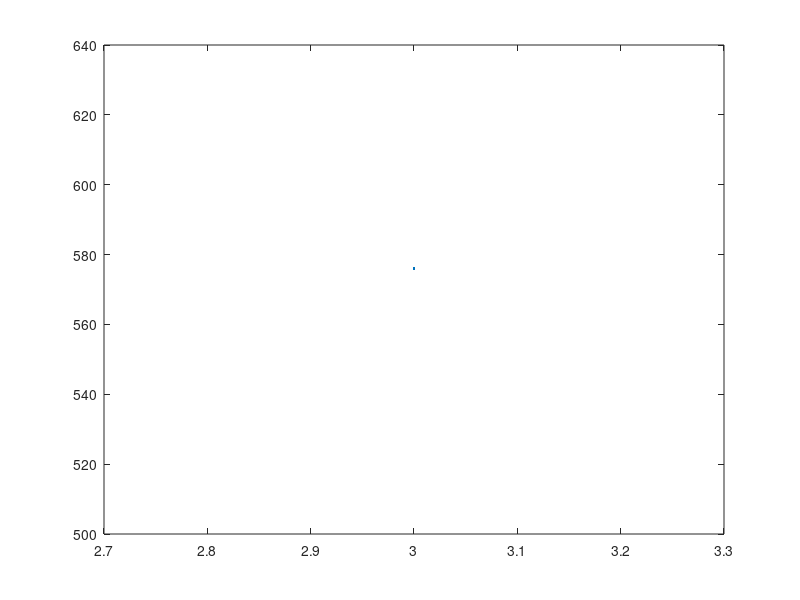
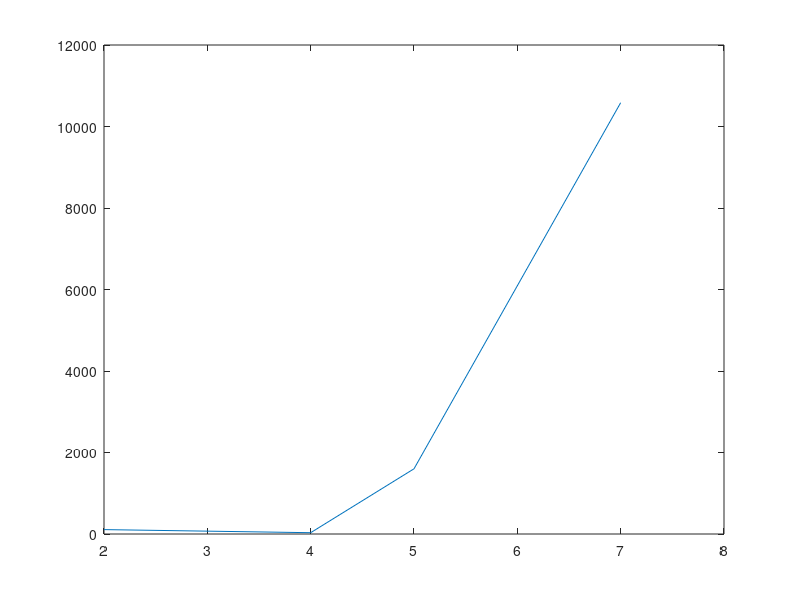

These charts were generated, in order, by the following MATLAB code:
clc;
%clear all;
close all;

figure

x = 3; 
y = 4;

z = ( x^2 * y^3 ) / (x - y) ^ 2

plot(x,z) %Here it is plotted for a single value

figure %Opening a new window
x1 = [2,4,5,7,8,3];
y1 = [3,2,4,6,8,9];

z1 = ( x1.^2 .* y1.^3 ) ./ ((x1 - y1).^ 2)

plot(x1,z1) %Similarly it is plotted for a range of values